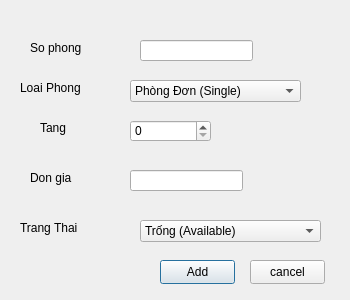
<?xml version="1.0" encoding="UTF-8"?>
<ui version="4.0">
 <class>RoomDialog</class>
 <widget class="QDialog" name="RoomDialog">
  <property name="geometry">
   <rect>
    <x>0</x>
    <y>0</y>
    <width>350</width>
    <height>300</height>
   </rect>
  </property>
  <property name="windowTitle">
   <string>Dialog</string>
  </property>
  <widget class="QLabel" name="labelRoomNumber">
   <property name="geometry">
    <rect>
     <x>30</x>
     <y>40</y>
     <width>71</width>
     <height>16</height>
    </rect>
   </property>
   <property name="text">
    <string>So phong</string>
   </property>
  </widget>
  <widget class="QLabel" name="labelRoomType">
   <property name="geometry">
    <rect>
     <x>20</x>
     <y>80</y>
     <width>81</width>
     <height>16</height>
    </rect>
   </property>
   <property name="text">
    <string>Loai Phong</string>
   </property>
  </widget>
  <widget class="QLabel" name="labelFloor">
   <property name="geometry">
    <rect>
     <x>40</x>
     <y>120</y>
     <width>49</width>
     <height>16</height>
    </rect>
   </property>
   <property name="text">
    <string>Tang</string>
   </property>
  </widget>
  <widget class="QLabel" name="labelPrice">
   <property name="geometry">
    <rect>
     <x>30</x>
     <y>170</y>
     <width>49</width>
     <height>16</height>
    </rect>
   </property>
   <property name="text">
    <string>Don gia</string>
   </property>
  </widget>
  <widget class="QLineEdit" name="txtRoomNumber">
   <property name="geometry">
    <rect>
     <x>140</x>
     <y>40</y>
     <width>113</width>
     <height>21</height>
    </rect>
   </property>
  </widget>
  <widget class="QComboBox" name="cbRoomType">
   <property name="geometry">
    <rect>
     <x>130</x>
     <y>80</y>
     <width>171</width>
     <height>22</height>
    </rect>
   </property>
   <item>
    <property name="text">
     <string>Phòng Đơn (Single)</string>
    </property>
   </item>
   <item>
    <property name="text">
     <string>Phòng Đôi (Double)</string>
    </property>
   </item>
   <item>
    <property name="text">
     <string>Phòng VIP / Suite</string>
    </property>
   </item>
  </widget>
  <widget class="QSpinBox" name="spinFloor">
   <property name="geometry">
    <rect>
     <x>130</x>
     <y>120</y>
     <width>81</width>
     <height>22</height>
    </rect>
   </property>
  </widget>
  <widget class="QPushButton" name="btnAdd">
   <property name="geometry">
    <rect>
     <x>160</x>
     <y>260</y>
     <width>75</width>
     <height>24</height>
    </rect>
   </property>
   <property name="text">
    <string>Add</string>
   </property>
  </widget>
  <widget class="QPushButton" name="btnCancel">
   <property name="geometry">
    <rect>
     <x>250</x>
     <y>260</y>
     <width>75</width>
     <height>24</height>
    </rect>
   </property>
   <property name="text">
    <string>cancel</string>
   </property>
  </widget>
  <widget class="QLabel" name="labelState">
   <property name="geometry">
    <rect>
     <x>20</x>
     <y>220</y>
     <width>71</width>
     <height>16</height>
    </rect>
   </property>
   <property name="text">
    <string>Trang Thai</string>
   </property>
  </widget>
  <widget class="QComboBox" name="cbState">
   <property name="geometry">
    <rect>
     <x>140</x>
     <y>220</y>
     <width>181</width>
     <height>22</height>
    </rect>
   </property>
   <item>
    <property name="text">
     <string>Trống (Available)</string>
    </property>
   </item>
   <item>
    <property name="text">
     <string>Đang có khách (Occupied)</string>
    </property>
   </item>
   <item>
    <property name="text">
     <string>Đang dọn dẹp (Cleaning)</string>
    </property>
   </item>
   <item>
    <property name="text">
     <string>Đang bảo trì (Maintenance)</string>
    </property>
   </item>
  </widget>
  <widget class="QLineEdit" name="spinPrice">
   <property name="geometry">
    <rect>
     <x>130</x>
     <y>170</y>
     <width>113</width>
     <height>21</height>
    </rect>
   </property>
   <property name="readOnly">
    <bool>true</bool>
   </property>
  </widget>
 </widget>
 <resources/>
 <connections/>
</ui>
